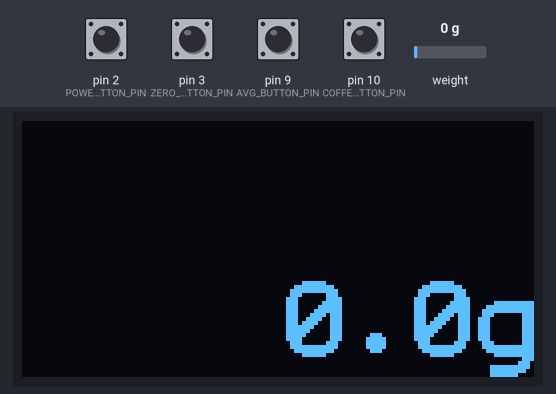
A sketch run on a simulated Arduino Uno, built with avr-gcc and run on an emulated ATmega328P. Parts: 128×64 one-colour display. The test bench sets the inputs (shaded band); at power-on: pin 2 (POWER_BUTTON_PIN), pin 3 (ZERO_BUTTON_PIN), pin 9 (AVG_BUTTON_PIN), pin 10 (COFFEE_BUTTON_PIN) HIGH, weight on the scale 0 g. What the sketch prints to the serial monitor is not drawn.

Above: at 2.5 s.
2.6 s: pin 9 (AVG_BUTTON_PIN) pulled LOW for 0.25 s
At 4.0 s:
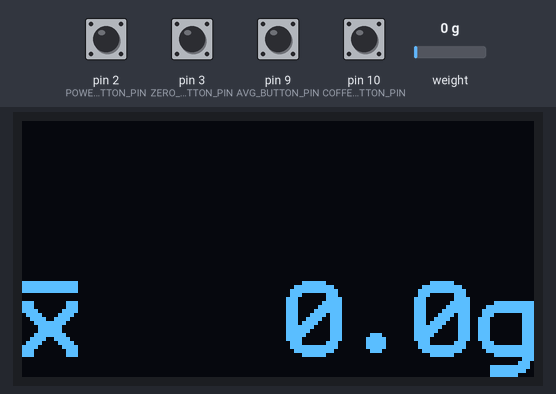
4.3 s: pin 10 (COFFEE_BUTTON_PIN) pulled LOW for 0.25 s
At 5.5 s:
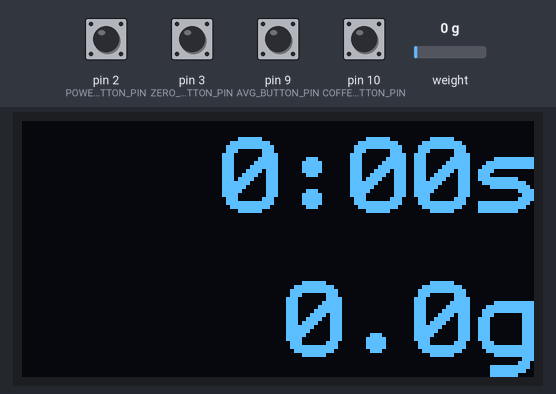
6.3 s: pin 9 (AVG_BUTTON_PIN) pulled LOW for 1 s
At 7.1 s:
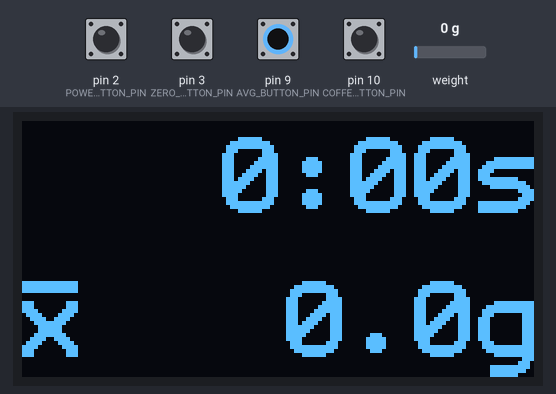
8.8 s: weight on the scale set to 100 g
At 9.19 s:
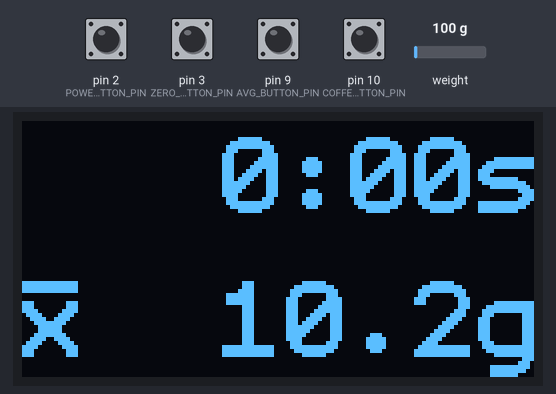
10.5 s: pin 10 (COFFEE_BUTTON_PIN) pulled LOW for 1 s
At 11.06 s:
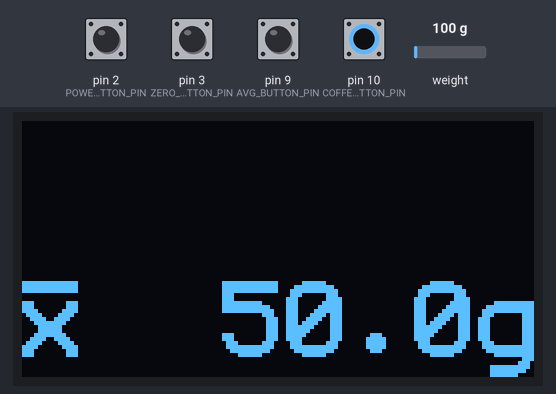
13.0 s: weight on the scale set to 0 g
At 16.2 s:
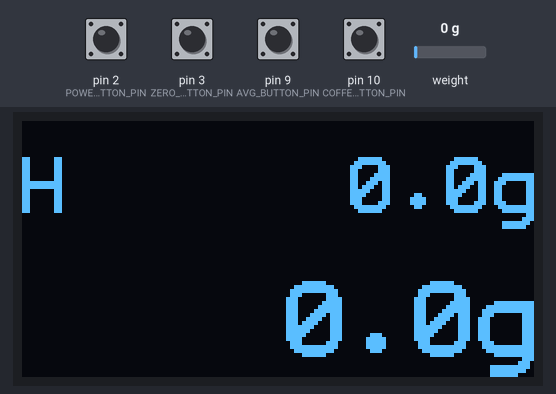
Timing chart, 0 to 17.0 s (numbered marks = the images above; inputs shaded):
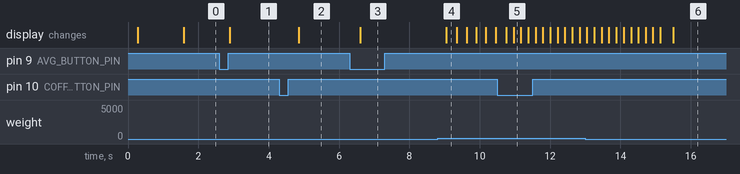

The sketch:

AveragingScale.ino
```cpp
/*********************************************************************
TODO:
  "Coffee Mode"
  Auto-off after a while
*********************************************************************/

#include <Wire.h>
#include <U8g2lib.h>
#include <ArduinoLowPower.h>

#include "HX711.h"
#include "buttons.h"
#include "CircularBuffer.h"

// 1.3" SH1106 DiyMall display.
#if defined(__AVR__)
U8G2_SH1106_128X64_NONAME_2_HW_I2C display(U8G2_R0, /* reset=*/ U8X8_PIN_NONE);
#else
U8G2_SH1106_128X64_NONAME_F_HW_I2C display(U8G2_R2, /* reset=*/ U8X8_PIN_NONE);
#endif
// 0.96" SSD1306 DiyMall display.
// U8G2_SSD1306_128X64_NONAME_1_HW_I2C display(U8G2_R0,  /* reset=*/ U8X8_PIN_NONE);

// HX711 circuit wiring
const int LOADCELL_DOUT_PIN = 8;
const int LOADCELL_SCK_PIN = 7;

// Control Button wiring
const int POWER_BUTTON_PIN = 2;
const int ZERO_BUTTON_PIN = 3;
const int AVG_BUTTON_PIN = 9;
const int COFFEE_BUTTON_PIN = 10;

// This a calibrated value from my scale.
#if defined(__AVR__)
constexpr double GRAMS_PER_RAW = 363.79 / 135703.0;
#else
constexpr double GRAMS_PER_RAW = 0.0009570014631347681;
#endif

inline long tenths(double f) {
  return round(f*10);
}

char* float_to_str(float f) {
  static char fbuf[16];
  // 7-wide: handle negative thousands with one decimal point:
  //   |1234567|
  //   |-2345.7|
  if (f > 99999.9) {
    f = 99999.9;
  }
  if (f < -9999.9) {
    f = -9999.9;
  }

#if defined(__AVR__)
  return dtostrf(f, 7, 1, fbuf);
#else
  float absf = abs(f);
  long t = tenths(absf);
  snprintf(fbuf, sizeof(fbuf), "%5d.%1d", t/10, t % 10);
  if (f < 0) {
    int i = 3;
    for (i = 3; i >= 0 && fbuf[i] != ' '; i--) {}
    fbuf[i] = '-';
  }
  return fbuf;
#endif
}

class AveragingScale {
  private:
    HX711 *hx711_;  // Not owned!
    bool wiredBackwards_;
    int32_t zero_;
    double unitsPerRaw_;
#if defined(__AVR__)
    CircularBuffer<int32_t, 50> buf_;
#else
    CircularBuffer<int32_t, 100> buf_;
#endif

    bool averaging_;
    int32_t averagingSum_;
    int averagingSampleCount_;

  public:
    AveragingScale(HX711* hx711, double unitsPerRaw=1.0, bool wiredBackwards=false) :
      hx711_(hx711),
      wiredBackwards_(wiredBackwards),
      zero_(0),
      unitsPerRaw_(unitsPerRaw),
      averaging_(false)
      {}

    int32_t readRaw() {
      int32_t v = hx711_->read();
      if (wiredBackwards_) {
        v = -v;
      }
      buf_.push(v);
      if (averaging_) {
        averagingSum_ += v;
        averagingSampleCount_++;
      }
      return v;
    }

    struct RawAverageStats {
      int32_t minValue;
      int32_t maxValue;
      int32_t sum;
      int32_t sampleCount;
      int32_t average;
    };

    double getAverageUnits(byte sampleCount) const {
      return rawToUnits(getRawAverage(sampleCount).average);
    }

    RawAverageStats getRawAverage(byte sampleCount) const {
      RawAverageStats stats;
      if (buf_.size() == 0) {
        return stats;
      }

      stats.sum = 0;
      stats.sampleCount = 0;
      stats.minValue = INT32_MAX;
      stats.maxValue = INT32_MIN;
      for (int i = 0; i < sampleCount && i < buf_.size(); i++, stats.sampleCount++) {
        int32_t v = buf_[i];
        stats.sum += v;
        stats.minValue = min(stats.minValue, v);
        stats.maxValue = max(stats.maxValue, v);
      }
      stats.average = stats.sum / stats.sampleCount;

      return stats;
    }

    void setZero(int32_t zero) {
      Serial.print(F("ZERO! Old: "));
      Serial.print(zero_);
      Serial.print(F(" new: "));
      Serial.println(zero);
      stopAveraging();
      zero_ = zero;
    }

    void zero(byte sampleCount = 10) {
      while (buf_.size() < sampleCount) {
        readRaw();
      }
      RawAverageStats rawAvg = getRawAverage(sampleCount);
      zero_ = getRawAverage(sampleCount).average;
      Serial.print(F("Zero!  zero_: "));
      Serial.print(zero_);
      Serial.print(F(" "));
      Serial.print(rawAvg.sum);
      Serial.print(F(" "));
      Serial.print(rawAvg.sampleCount);
      Serial.print(F(" "));
      Serial.print(buf_.size());
      Serial.println();
    }

    int32_t getRaw() const {
      if (averaging_) {
        return averagingSum_ / averagingSampleCount_;
      } else {
        // Smooth a it a bit over the last 200-300ms.
        double instantUnits = getInstantUnits();
        for (int seconds = 5; seconds > 0; seconds--) {
          long rawAverage = getRawAverage(/*sampleCount=*/ seconds * 10).average;
          if (abs(rawToUnits(rawAverage) - instantUnits) < (0.3/seconds)) {
            Serial.print(F("Using "));
            Serial.print(seconds);
            Serial.print(F("s average: "));
            Serial.print(rawToUnits(rawAverage));
            Serial.print(F(" - instant: "));
            Serial.print(instantUnits);
            Serial.println();
            return rawAverage;
          }
        }
        return buf_[0];
      }
    }

    int32_t get() const {
      return getRaw() - zero_;
    }

    float getUnits() const {
      return get() * unitsPerRaw_;
    }

    int32_t getInstant() const {
      return buf_[0] - zero_;
    }

    double getInstantUnits() const {
      return getInstant() * unitsPerRaw_;
    }

    double rawToUnits(long raw) const {
      return (raw - zero_) * unitsPerRaw_;
    }

    void startAveraging() {
      averaging_ = true;
      averagingSum_ = buf_[0];
      averagingSampleCount_= 1;
    }

    void stopAveraging() {
      averaging_ = false;
    }

    double mostStableRecentAverage() {
      double holdValue = getUnits();
      double unitsValue = holdValue;
      double minDelta = holdValue;
      for (int i = 0; i < buf_.size() && averagingSampleCount_ > 0; i++) {
        averagingSum_ -= buf_[i];
        averagingSampleCount_--;
        double newUnitsValue = getUnits();
        double delta = abs(newUnitsValue - unitsValue);
        if (delta < minDelta) {
          Serial.print(F("Maybe HOLD AVG: "));
          Serial.print(unitsValue);
          Serial.print(F(" averagingSampleCount_: "));
          Serial.println(averagingSampleCount_);
          holdValue = unitsValue;
          minDelta = delta;
        }
        unitsValue = newUnitsValue;
      }
      return holdValue;
    }

    bool isAveraging() const {
      return averaging_;
    }

    void trackZeroDrift() {
      if (averaging_) {
        return;
      }

      const byte sampleCount = 20;  // 2s at 10 samples-per-second.
      RawAverageStats rawAvg = getRawAverage(sampleCount);

      // Don't try to track drift if zero isn't stable.
      if ((rawAvg.maxValue - rawAvg.minValue) * unitsPerRaw_ > 1.0) {
        return;
      }

      // Don't track drift if the change is too large.
      // And don't make lots of zero adjustments for small changes either.
      float diffUnits = abs((rawAvg.average - zero_) * unitsPerRaw_);
      if (diffUnits > 1.0 || diffUnits < 0.3) {
          return;
      }

      Serial.print(F("AutoZero!  millis: "));
      Serial.print(millis());
      Serial.print(F(" oldzero: "));
      Serial.print(zero_);
      Serial.print(F(" newzero: "));
      Serial.print(rawAvg.average);
      Serial.print(F(" diffUnits: "));
      Serial.print(diffUnits);
      Serial.println();
      zero_ = rawAvg.average;
    }
};

HX711 hx711;
AveragingScale ascale(&hx711, GRAMS_PER_RAW, /*wiredBackwards=*/false);


void wakeUp() {
  Serial.println(F("-------------------------"));
  Serial.print(F("Yawn.. waking up! millis: "));
  Serial.print(millis());
  Serial.println();
  Serial.print(F("POWER PIN: "));
  Serial.print(digitalRead(POWER_BUTTON_PIN));
  Serial.println();
}

void goToSleep() {
  Serial.println(F("Yawn.. going to sleep!"));
  Serial.print(F("POWER PIN: "));
  Serial.print(digitalRead(POWER_BUTTON_PIN));
  Serial.println();

  Serial.println(F("Putting display to sleep"));
  display.setPowerSave(1);
  Serial.println(F("Sleeping the HX711"));
  hx711.power_down();

  // Wait for button to settle.
  long delayUntil = millis() + 200;
  while (millis() < delayUntil) {
    if (digitalRead(POWER_BUTTON_PIN) == LOW) {
      Serial.println(F("Zero still down!"));
      delayUntil = millis() + 200;
    }
  }
  Serial.println(F("going to sleep"));
  LowPower.attachInterruptWakeup(POWER_BUTTON_PIN, wakeUp, FALLING);
  LowPower.deepSleep();
  Serial.println(F("Yawn.. done sleeping?!"));
}


void setup() {
  Serial.begin(9600);
  Serial.println(F("-------------------------"));

  Serial.println(F("Starting display..."));
  display.begin();
  display.setFont(u8g2_font_profont29_tr);
  display.firstPage();
  do {
    display.setCursor(0, 16);
    display.println(F("not your"));
    display.setCursor(0, 16+23);
    display.println(F(" average"));
    display.setCursor(0, 16+46);
    display.println(F("  scale"));
  } while( display.nextPage() );
  long splashStartMillis = millis();

  Serial.println(F("Starting scale..."));
  hx711.begin(LOADCELL_DOUT_PIN, LOADCELL_SCK_PIN);
  Serial.println(F("Scale started"));

  Serial.println(F("Watching button pins..."));
  watchDigitalPin(POWER_BUTTON_PIN);
  watchDigitalPin(ZERO_BUTTON_PIN);
  watchDigitalPin(AVG_BUTTON_PIN);
  watchDigitalPin(COFFEE_BUTTON_PIN);

  // Prime the scale and then zero while splash screen is up.
  long delayUntilMillis = splashStartMillis + 1000;
  while (millis() < delayUntilMillis) {
    ascale.readRaw();
  }
  ascale.zero(/*sampleCount=*/ 5);

  Serial.print(F("Splash start time: "));
  Serial.print(splashStartMillis);
  Serial.println(F("ms"));

  Serial.println(F("Setup complete. time: "));
  Serial.print(millis());
  Serial.println(F("ms"));
  Serial.println(F("-------------------------"));
}

void newDisplay( U8G2 *u8g2,
                      double grams,
                      bool averaging,
                      double instantGrams,
                      const CircularBuffer<double, 2> holds) {
  char buf[16] = {0};
  // Hold at the top.
  if (holds.size()) {
    u8g2->setFont(u8g2_font_profont22_tr);
    snprintf(buf, sizeof(buf), "%sg", float_to_str(holds[0]));
    u8g2->setCursor(128 - u8g2->getStrWidth(buf), 23);
    u8g2->print(buf);
    u8g2->setCursor(0, 23);
    u8g2->print("H");
  }

  // Current value big at bottom
  u8g2->setFont(u8g2_font_profont29_tr);
  snprintf(buf, sizeof(buf), "%sg", float_to_str(grams));
  u8g2->setCursor(u8g2->getDisplayWidth() - u8g2->getStrWidth(buf),
                  u8g2->getDisplayHeight() + u8g2->getDescent());
  u8g2->print(static_cast<char*>(buf));
  if (ascale.isAveraging()) {
    u8g2->setFont(u8g2_font_profont29_tr);
    // Make an "x-bar" by drawing a line across the top of an "x".
    u8g2->setCursor(0, u8g2->getDisplayHeight() + u8g2->getDescent());
    u8g2->print("x");
    u8g2->drawBox(0, u8g2->getDisplayHeight() + u8g2->getDescent() - 19,
                  14, 3);
  }
}

void displayCoffee(U8G2 *u8g2, double grams, bool averaging, long coffeeTime) {
  char buf[16];
  // Time at top
  u8g2->setFont(u8g2_font_profont29_tr);
  u8g2->setCursor(0, 23);
  int minutes = (coffeeTime / 1000) / 60;
  int seconds = (coffeeTime / 1000) % 60;
  snprintf(buf, sizeof(buf), "  %2d:%02ds", minutes, seconds);
  u8g2->setCursor(u8g2->getDisplayWidth() - u8g2->getStrWidth(buf),
                  23);
  u8g2->print(buf);

  // Current value big at bottom
  u8g2->setFont(u8g2_font_profont29_tr);
  snprintf(buf, sizeof(buf), "%sg", float_to_str(grams));
  u8g2->setCursor(u8g2->getDisplayWidth() - u8g2->getStrWidth(buf),
                  u8g2->getDisplayHeight() + u8g2->getDescent());
  u8g2->print(static_cast<char*>(buf));
  if (ascale.isAveraging()) {
    u8g2->setFont(u8g2_font_profont29_tr);
    // Make an "x-bar" by drawing a line across the top of an "x".
    u8g2->setCursor(0, u8g2->getDisplayHeight() + u8g2->getDescent());
    u8g2->print("x");
    u8g2->drawBox(0, u8g2->getDisplayHeight() + u8g2->getDescent() - 19,
                  14, 3);
  }
}

void loop() {
  CircularBuffer<double, 2> holds;
  bool coffeeMode = false;
  long coffeeStart = 0;
  int smoothCount = 0;
  double prevValue = ascale.getUnits();

  long lastLoop = millis();
  while (true) {
    long readStart = millis();
    ascale.readRaw();
    long readDone = millis();
    Serial.print(F("Time to complete previous loop: "));
    Serial.print(readStart - lastLoop);
    Serial.print(" : ");
    Serial.print(F("  Time to readRaw: "));
    Serial.print(readDone - readStart);
    Serial.println();
    /*
    */
    lastLoop = readStart;

    double rawValue = ascale.getRaw();
    // double value = ascale.getUnits();
    double value = ascale.rawToUnits(rawValue);

    // Don't distract with tiny fluctuations.
    if (abs(value - prevValue) < 0.1 &&
        abs(tenths(value) - tenths(prevValue)) == 1
        /* && smoothCount < 5 */ ) {
      Serial.print(F("Using smoothed value. SmoothCount: "));
      Serial.print(smoothCount);
      Serial.print(F(" value: "));
      Serial.print(value);
      Serial.print(F(" tenths: "));
      Serial.print(tenths(value));
      Serial.print(F(" prevValue: "));
      Serial.print(prevValue);
      Serial.print(F(" tenths: "));
      Serial.print(tenths(prevValue));
      Serial.println();
      value = prevValue;
      smoothCount++;
    } else {
      prevValue = value;
      smoothCount = 0;
    }
    // Don't show -0.0.
    if (abs(value) < 0.5) {
      value = 0.0;
    }

    if (coffeeMode) {
      if (coffeeStart == 0 && value >= 1.0) {
        coffeeStart = millis();
      }
    }

    display.firstPage();
    do {
      if (coffeeMode) {
        displayCoffee(&display, value, ascale.isAveraging(), coffeeStart ? millis() - coffeeStart : 0);
      } else {
        newDisplay(&display, value, ascale.isAveraging(), ascale.getInstantUnits(), holds);
      }
    } while ( display.nextPage() );

    // Serial.print(F("Value: "));
    // Serial.println(ascale.getUnits());
    // Serial.print(F("Value: "));
    // Serial.println(float_to_str(ascale.getUnits()));

    if (wasPressed(POWER_BUTTON_PIN)) {
      Serial.print(F("POWER was pressed"));
      Serial.println();
      goToSleep();
      setup();
      return;
    }

    if (wasPressed(ZERO_BUTTON_PIN)) {
      Serial.print(F("ZERO was pressed"));
      Serial.println();
      ascale.setZero(ascale.getRaw());
    } else {
      ascale.trackZeroDrift();
    }

    if (wasPressed(AVG_BUTTON_PIN)) {
      Serial.print(F("AVG was pressed; "));
      if (!ascale.isAveraging()) {
        Serial.print(F("Averaging on."));
        ascale.startAveraging();
      } else {
        Serial.print(F("Averaging off."));
        holds.push(value);
        ascale.stopAveraging();
      }
      Serial.println();
    } else if (ascale.isAveraging()) {

      Serial.println("averaging: ");
      Serial.println(value);
      Serial.println(ascale.getAverageUnits(10));
      Serial.println(abs(ascale.getRawAverage(10).average * GRAMS_PER_RAW));
      auto avg = ascale.getRawAverage(10);
      Serial.println(avg.average);
      Serial.println(avg.sum);
      Serial.println(avg.sampleCount);

      double recentAverage = ascale.getAverageUnits(10);
      if ((value > 10.0 && abs(recentAverage) < 1.0) ||
          (value > 1.0 && value <= 10.0 && abs(recentAverage / value) < 0.1)) {
        double holdValue = ascale.mostStableRecentAverage();
        holds.push(holdValue);
        Serial.println("STOP averaging: ");
        ascale.stopAveraging();
      }
    }

    if (wasPressed(COFFEE_BUTTON_PIN)) {
      Serial.print(F("COFFEE was pressed"));
      Serial.println();
      if (coffeeMode) {
        Serial.print(F("Drink up!"));
        Serial.println();
        coffeeMode = false;
      } else {
        coffeeMode = true;
        coffeeStart = 0;
        Serial.print(F("Zeroing..."));
        Serial.println();
        ascale.setZero(rawValue);
        ascale.zero(/*sampleCount=*/ 5);
        Serial.print(F("Coffee Mode on!"));
        Serial.println();
      }
    }

    if (int p = getPhantoms()) {
      Serial.print(F("Phantom buttom presses: "));
      Serial.println(p);
    }
    if (int b = getBounces()) {
      Serial.print(F("Bounces: "));
      Serial.println(b);
    }
  }
}
```

CircularBuffer.h
```cpp
template <typename T, int CAPACITY>
class CircularBuffer {
  public:
    CircularBuffer() : buffer_{}, size_(0), nextPushIndex_(0) {}

    void push(T value) {
      buffer_[nextPushIndex_] = value;
      nextPushIndex_ = (nextPushIndex_ + 1) % CAPACITY;
      if (size_ < CAPACITY) {
        size_++;
      }
    }

    int size() const {
      return size_;
    }

    // Index zero is the most-recently-pushed value,
    // index 1 is the second-most-recently-pushed value, etc.
    T operator[](int index) const {
      return buffer_[(CAPACITY + nextPushIndex_ - 1 - index) % CAPACITY];
    }

  private:
    T buffer_[CAPACITY];
    int size_;
    int nextPushIndex_;
};
```

buttons.h
```cpp
#ifndef _BUTTONS_H_
#define _BUTTONS_H_

#if (ARDUINO >= 100)
 #include <Arduino.h>
#else
 #include <WProgram.h>
 #include <pins_arduino.h>
#endif

#include <stdint.h>

void watchDigitalPin(uint8_t pin);

bool wasPressed(uint8_t pin, uint8_t wantState=LOW);

int getPhantoms();
int getBounces();

#endif // _BUTTONS_H_
```

Source omitted: buttons.cpp (2962 bytes)

Measured:
- after the input at 2.6 s, the display: changes after 0.29 s (image 1)
- after the input at 4.3 s, the display: changes after 0.56 s (image 2)
- after the input at 6.3 s, the display: changes after 0.30 s (image 3)
- after the input at 8.8 s, the display: changes after 0.25 s (image 4)
- after the input at 10.5 s, the display: first differs from a run without the input after 0.46 s (image 5)
